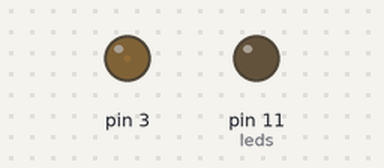
Bench run of a sketch on a simulated Arduino Uno, built with avr-gcc and run on an emulated ATmega328P. Shown: output pins drawn as LEDs (lit = HIGH).

Above: at 0.05 s.
At 3.45 s:
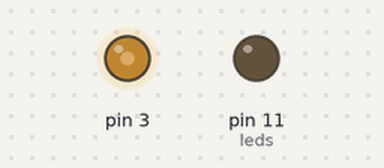
At 6.85 s:
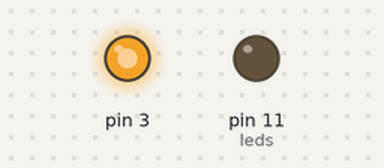
At 13.75 s:
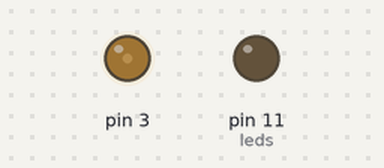
Timing chart, 0 to 19.9 s (numbered marks = the images above):
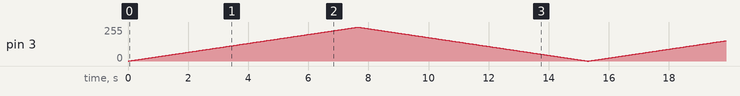

The sketch:

Leds.ino
```cpp
int leds =  11;
volatile int i=0;//initializing a integer for incrementing and decrementing duty ratio.

void setup()
{
                pinMode(leds, OUTPUT);   // sets the pin3 as output
}
void loop()
{
                if (i<255)
                {
                          analogWrite(3, i);  // analogWrite values from 0 to 255
                          i++;//if pin0 is pressed and the duty ratio value is less than 255
                          delay(30);
                }
                if (i==255)
                {
                    while(i != 0){
                        i--;// if pin1 is pressed and the duty ratio value is greater than 0
                        analogWrite(3, i);
                        delay(30);
                    }
                }
}
```
